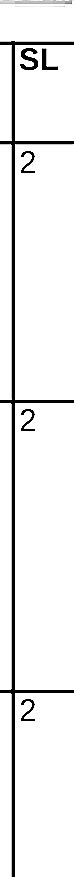
#> input picture cropped_image.png, 74 x 877 px
$ python py4.py
#> lines starting #> are read from the running program, lines starting #| are printed output that depends on the picture; after the words box and inside, x2 and y2 are one past the last pixel; in counts of white or black regions, pixels touching at a corner belong together
import cv2
import numpy as np
import pytesseract
import os
import io
import sys

current_dir = os.path.dirname(os.path.abspath(__file__))

output_file = os.path.join(current_dir, 'cropped_image.png')

# Load the image
image = cv2.imread(output_file)
#> image is the input picture: shape (877, 74, 3); min 0, max 255, mean 238.1

# Convert to grayscale
gray = cv2.cvtColor(image, cv2.COLOR_BGR2GRAY)

# Apply Gaussian blur to reduce noise
blurred = cv2.GaussianBlur(gray, (5, 5), 0)
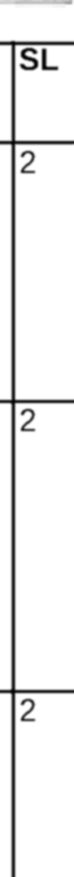
#> blurred: shape (877, 74); min 1, max 255, mean 238.1

# Detect edges using Canny
edges = cv2.Canny(blurred, 50, 150)
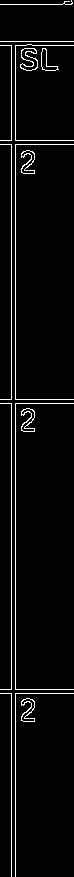
#> edges: shape (877, 74); 4.3% white in thin lines or dots

# Find lines using Hough Transform
lines = cv2.HoughLinesP(edges, 1, np.pi / 180, threshold=100, minLineLength=100, maxLineGap=10)
#> lines = [[11, 876, 11, 41], [15, 876, 15, 41]]

# Create a white mask
mask = np.ones(image.shape[:2], dtype=np.uint8) * 255

# Draw lines on the mask (remove borders)
if lines is not None:
    for line in lines:
        x1, y1, x2, y2 = line[0]
        cv2.line(mask, (x1, y1), (x2, y2), 0, 3)
#> this loop made 2 passes
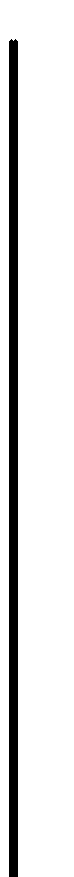
#> mask: shape (877, 74); 88.4% white; 1 black region, box (x1, y1, x2, y2) and area: (9, 39, 18, 877) 7532

# Apply mask to remove borders on the original image
result = image.copy()
result[mask == 0] = [255, 255, 255]  # Replace borders with white
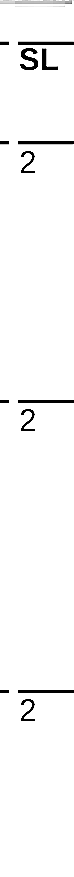
#> result: shape (877, 74, 3); 5.25% of pixels changed, all inside (x1, y1, x2, y2) = (9, 41, 18, 877)

# Perform OCR to detect text
#> (the run stopped early here; a loop or call above may not have finished)
